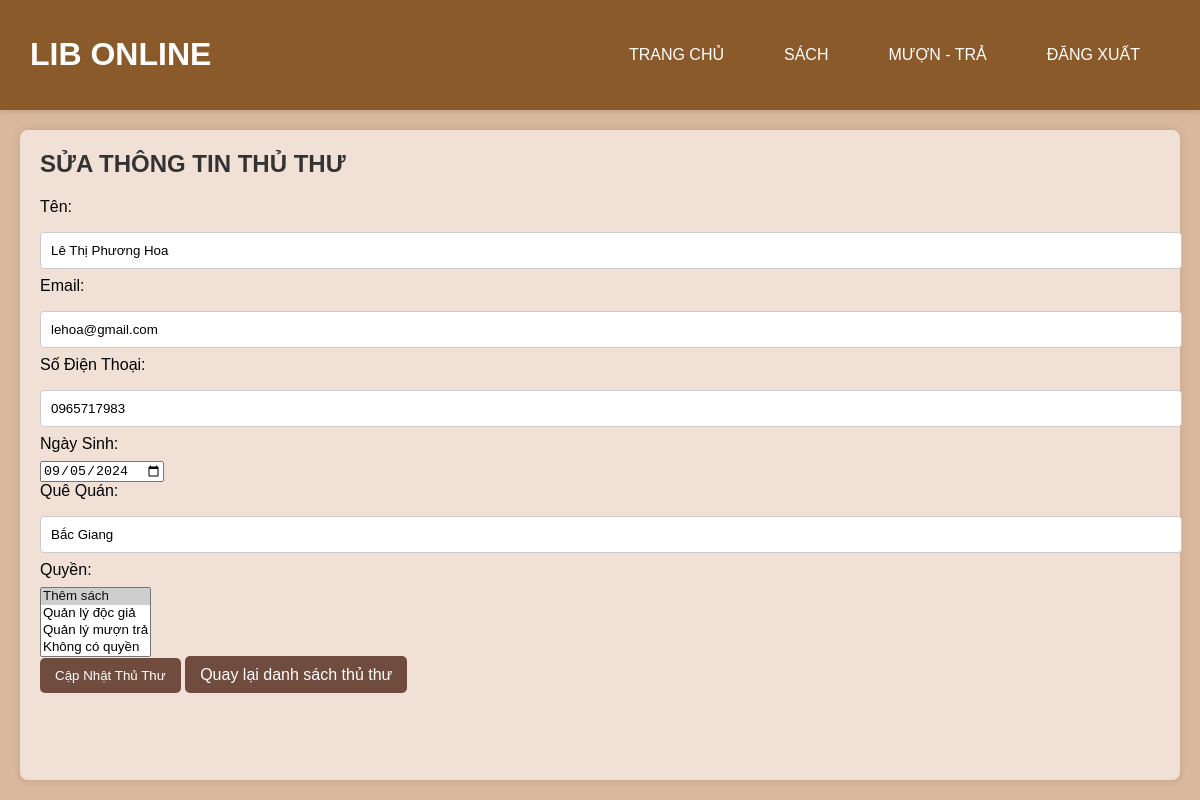
The page /edit_librarian/1 on the database its author committed.
### tables this page shows
CREATE TABLE thu_thu (
    id_thu_thu INTEGER PRIMARY KEY AUTOINCREMENT,
    ten TEXT NOT NULL,
    email TEXT NOT NULL,
    sdt TEXT,
    ngay_sinh DATE,
    que_quan TEXT
);

### app.py (the view, shortened to what this page needs)
@app.route('/edit_librarian/<int:id_thu_thu>', methods=['GET', 'POST'])
def edit_librarian(id_thu_thu):
    conn = sqlite3.connect('thuvien.db')
    cur = conn.cursor()
    cur.execute('SELECT * FROM thu_thu WHERE id_thu_thu = ?', (id_thu_thu,))
    librarian = cur.fetchone()
    cur.execute('SELECT * FROM quyen_thu_thu')
    permissions = cur.fetchall()
    cur.execute('''
        SELECT id_quyen FROM thu_thu_quyen WHERE id_thu_thu = ?
    ''', (id_thu_thu,))
    current_permissions = [row[0] for row in cur.fetchall()]
    conn.close()
    return render_template('edit_librarians.html', librarian=librarian, permissions=permissions, current_permissions=current_permissions)

### templates/edit_librarians.html (shortened to what this page needs)
<!DOCTYPE html>
<html lang="vi">
<head>
    <link rel="stylesheet" href="{{ url_for('static', filename='styles.css') }}">
</head>
<body>
    <header>
        <h1>LIB ONLINE</h1>
        <nav>
            <ul>
                <li><a href="/">TRANG CHỦ</a></li>
                <li><a href="/books">SÁCH</a></li>
                <li><a href="/list_borrows">MƯỢN - TRẢ</a></li>
                <li><a href="/logout">ĐĂNG XUẤT</a></li>
            </ul>
        </nav>
    </header>
    <main>
        <h2>SỬA THÔNG TIN THỦ THƯ</h2>
        <form action="{{ url_for('edit_librarian', id_thu_thu=librarian[0]) }}" method="post" onsubmit="return validateForm()">
            <label for="ten">Tên:</label>
            <input type="text" id="ten" name="ten" value="{{ librarian[1] }}" required><br>
            <label for="email">Email:</label>
            <input type="email" id="email" name="email" value="{{ librarian[2] }}" required><br>
            <label for="sdt">Số Điện Thoại:</label>
            <input type="text" id="sdt" name="sdt" value="{{ librarian[3] }}" required><br>
            <label for="ngay_sinh">Ngày Sinh:</label>
            <input type="date" id="ngay_sinh" name="ngay_sinh" value="{{ librarian[4] }}" required><br>
            <label for="que_quan">Quê Quán:</label>
            <input type="text" id="que_quan" name="que_quan" value="{{ librarian[5] }}" required><br>
            <label for="id_quyen">Quyền:</label>
            <select id="id_quyen" name="id_quyen" multiple required>
                {% for permission in permissions %}
                    <option value="{{ permission[0] }}" {% if permission[0] in current_permissions %}selected{% endif %}>{{ permission[1] }}</option>
                {% endfor %}
            </select><br>
            <button class="btn" type="submit">Cập Nhật Thủ Thư</button>
            <a href="{{ url_for('librarians') }}" class="btn">Quay lại danh sách thủ thư</a>
        </form>
    </main>
</body>
</html>

### static/styles.css (style rules this page uses)
body { font-family: Arial, sans-serif; margin: 0; padding: 0; background-color: #d9b89c; display: flex; flex-direction: column; min-height: 100vh; }
header { display: flex; justify-content: space-between; align-items: center; background: #8b5a2b; color: white; padding: 15px 30px; box-shadow: 0 2px 5px rgba(0, 0, 0, 0.1); }
nav ul { list-style-type: none; padding: 0; display: flex; }
nav ul li { margin: 0 15px; }
nav ul li a { color: white; text-decoration: none; padding: 10px 15px; border-radius: 5px; transition: background 0.3s, color 0.3s; }
main { margin: 20px; background: #f0e0d6; padding: 20px; border-radius: 8px; box-shadow: 0 0 10px rgba(0, 0, 0, 0.1); flex: 1; }
h2 { margin-top: 0; color: #333; }
form { margin-bottom: 20px; }
form label { display: block; margin-bottom: 8px; }
input[type="text"], input[type="email"], input[type="password"], input[type="number"] { width: 100%; padding: 10px; margin: 8px 0; border: 1px solid #ccc; border-radius: 4px; }
input[type="submit"], .btn { background-color: #6f4c3e; color: white; border: none; padding: 10px 15px; border-radius: 5px; cursor: pointer; text-decoration: none; transition: background-color 0.3s; }

### rows shown on the page
thu_thu: ten "Lê Thị Phương Hoa", email "lehoa@gmail.com", sdt "0965717983", ngay_sinh "09/05/2024", que_quan "Bắc Giang"

### other values the page prints
form field id_quyen "Thêm sách ☑ / Quản lý độc giả / Quản lý mượn trả / Không có quyền"
